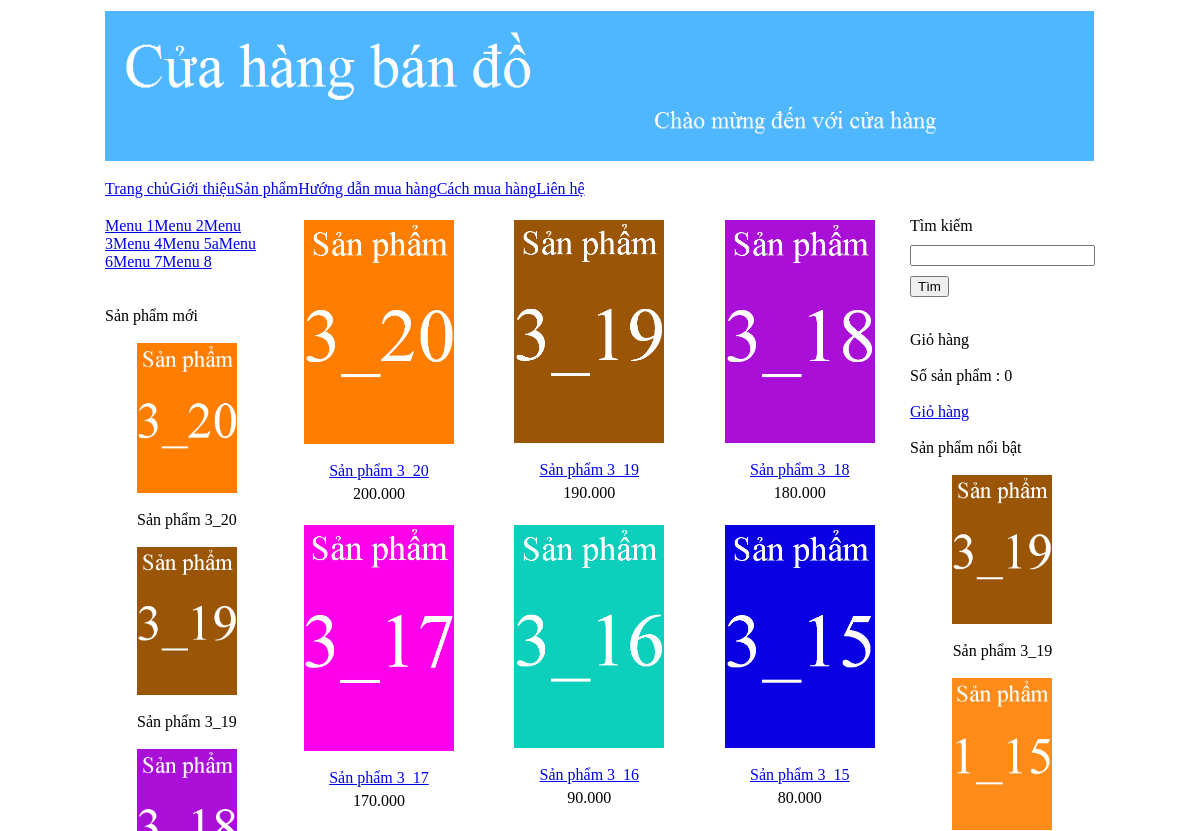
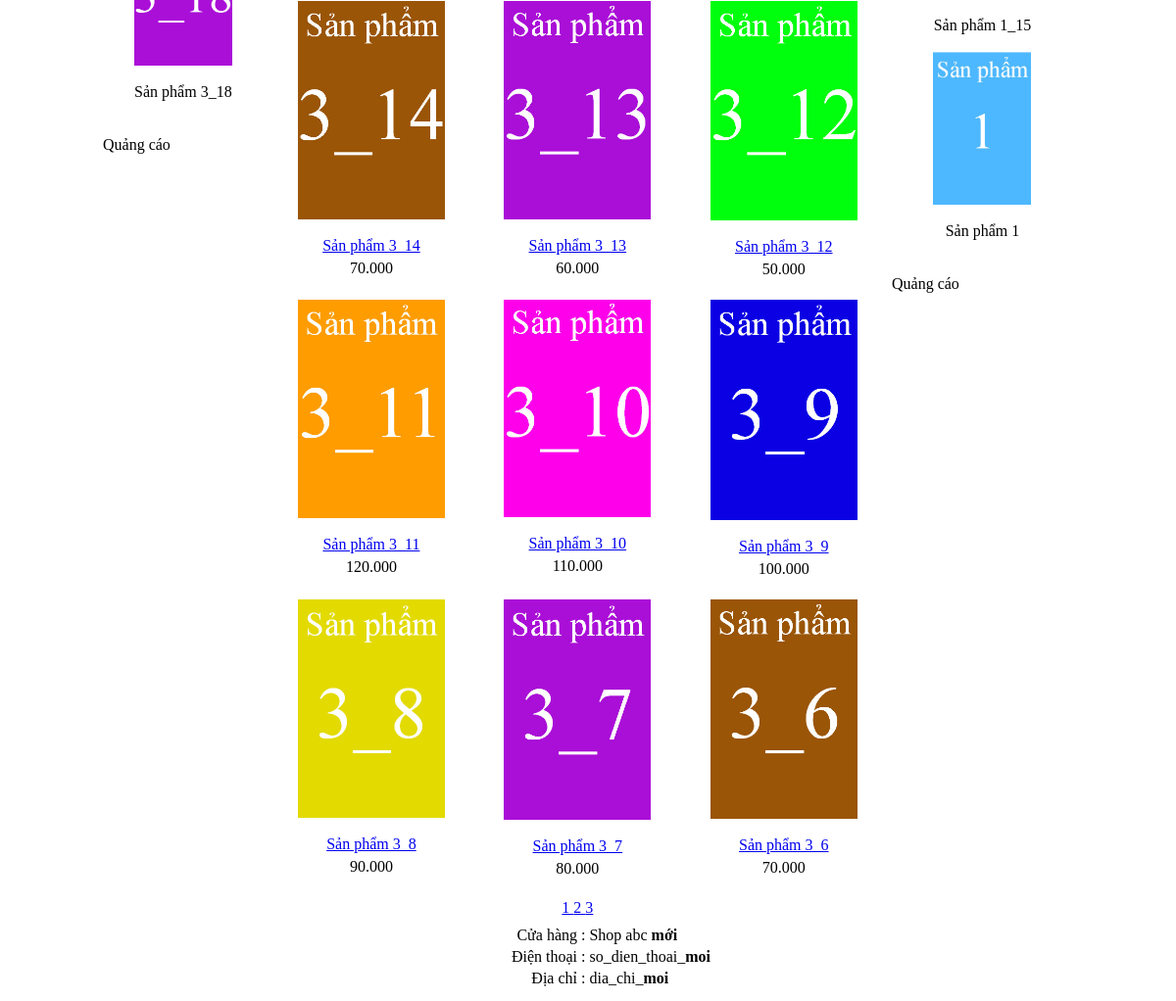
Page /ban_hang/index.php?thamso=xuat_san_pham_2 on the committed database (2 pictures, top to bottom).
### tables this page shows
CREATE TABLE IF NOT EXISTS `banner` (
  `id` int(11) NOT NULL AUTO_INCREMENT,
  `hinh` varchar(256) NOT NULL,
  `rong` varchar(256) NOT NULL,
  `cao` varchar(256) NOT NULL,
  PRIMARY KEY (`id`)
);

CREATE TABLE IF NOT EXISTS `menu_ngang` (
  `id` int(11) NOT NULL AUTO_INCREMENT,
  `ten` varchar(256) NOT NULL,
  `noi_dung` mediumtext NOT NULL,
  `loai_menu` varchar(256) NOT NULL,
  PRIMARY KEY (`id`)
);

CREATE TABLE IF NOT EXISTS `menu_doc` (
  `id` int(11) NOT NULL AUTO_INCREMENT,
  `ten` varchar(256) NOT NULL,
  PRIMARY KEY (`id`)
);

CREATE TABLE IF NOT EXISTS `san_pham` (
  `id` int(11) NOT NULL AUTO_INCREMENT,
  `ten` varchar(256) NOT NULL,
  `gia` int(255) NOT NULL,
  `hinh_anh` varchar(256) NOT NULL,
  `noi_dung` mediumtext NOT NULL,
  `thuoc_menu` int(255) NOT NULL,
  `noi_bat` varchar(256) NOT NULL,
  `trang_chu` varchar(256) NOT NULL,
  `sap_xep_trang_chu` int(255) NOT NULL,
  PRIMARY KEY (`id`)
);

CREATE TABLE IF NOT EXISTS `footer` (
  `id` int(11) NOT NULL AUTO_INCREMENT,
  `html` mediumtext NOT NULL,
  PRIMARY KEY (`id`)
);

### ban_hang/chuc_nang/san_pham/xuat_toan_bo_san_pham.php (the view)
<?php
	$so_du_lieu=15;
	$tv="select count(*) from san_pham";
	$tv_1=mysql_query($tv);
	$tv_2=mysql_fetch_array($tv_1);
	$so_trang=ceil($tv_2[0]/$so_du_lieu);
	if(!isset($_GET['trang'])){$vtbd=0;}else{$vtbd=($_GET['trang']-1)*$so_du_lieu;}
	$tv="select id,ten,gia,hinh_anh,thuoc_menu from san_pham order by id desc limit $vtbd,$so_du_lieu";
	$tv_1=mysql_query($tv);
	echo "<table>";
	while($tv_2=mysql_fetch_array($tv_1))
	{
		echo "<tr>";
			for($i=1;$i<=3;$i++)
			{
				echo "<td align='center' width='215px' valign='top' >";
					if($tv_2!=false)
					{
						$link_anh="hinh_anh/san_pham/".$tv_2['hinh_anh'];
						$link_chi_tiet="?thamso=chi_tiet_san_pham&id=".$tv_2['id'];
						$gia=$tv_2['gia'];
						$gia=number_format($gia,0,",",".");
						echo "<a href='$link_chi_tiet' >";
							echo "<img src='$link_anh' width='150px' >";
						echo "</a>";
						echo "<br>";
						echo "<br>";
						echo "<a href='$link_chi_tiet' >";
							echo $tv_2['ten'];
						echo "</a>";
						echo "<div style='margin-top:5px' >";
						echo $gia;
						echo "</div>";
						echo "<br>";
					}
					else
					{
						echo "&nbsp;";
					}
				echo "</td>";
				if($i!=3)
				{
					$tv_2=mysql_fetch_array($tv_1);
				}
			}
		echo "</tr>";
	}
	echo "<tr>";
		echo "<td colspan='3' align='center' >";
			echo "<div class='phan_trang' >";
				for($i=1;$i<=$so_trang;$i++)
				{
					$link="?thamso=xuat_san_pham_2&trang=".$i;
					echo "<a href='$link' >";
						echo $i;echo " ";
					echo "</a>";
				}
			echo "</div>";
		echo "</td>";
	echo "</tr>";
	echo "</table>";
?>

### ban_hang/chuc_nang/banner/banner.php
<?php
	$tv="select * from banner limit 0,1";
	$tv_1=mysql_query($tv);
	$tv_2=mysql_fetch_array($tv_1);
	$link_hinh="hinh_anh/banner/".$tv_2['hinh'];
	echo "<img src='".$link_hinh."' width='".$tv_2['rong']."' height='".$tv_2['cao']."' >";
?>

### ban_hang/chuc_nang/menu_ngang/menu_ngang.php
<?php
	$tv="select id,ten,loai_menu from menu_ngang order by id";
	$tv_1=mysql_query($tv);
	echo "<div class='menu_ngang' >";
	echo "<a href='index.php'>Trang chủ</a>";
	while($tv_2=mysql_fetch_array($tv_1))
	{
		if($tv_2['loai_menu']==""){$link_menu="?thamso=xuat_mot_tin&id=".$tv_2['id'];}
		if($tv_2['loai_menu']=="san_pham"){$link_menu="?thamso=xuat_san_pham_2";}
		echo "<a href='$link_menu'>";
			echo $tv_2['ten'];
		echo "</a>";
	}
	echo "</div>";
?>

### ban_hang/chuc_nang/menu_doc/menu_doc.php
<?php
	$tv="select * from menu_doc order by id";
	$tv_1=mysql_query($tv);
	echo "<div class='menu_doc' >";
	while($tv_2=mysql_fetch_array($tv_1))
	{
		$link="?thamso=xuat_san_pham&id=".$tv_2['id'];
		echo "<a href='$link'>";
			echo $tv_2['ten'];
		echo "</a>";
	}
	echo "</div>";
?>

### ban_hang/chuc_nang/san_pham/moi.php
<br><br>
Sản phẩm mới <br><br>
<center>
	<?php
		$tv="select id,ten,hinh_anh from san_pham order by id desc limit 0,3";
		$tv_1=mysql_query($tv);
		while($tv_2=mysql_fetch_array($tv_1))
		{
			$link_anh="hinh_anh/san_pham/".$tv_2['hinh_anh'];
			$link_chi_tiet="?thamso=chi_tiet_san_pham&id=".$tv_2['id'];
			echo "<a href='$link_chi_tiet' >";
				echo "<img src='$link_anh' width='100px' >";
			echo "</a>";
			echo "<br><br>";
			echo $tv_2['ten'];
			echo "<br>";
			echo "<br>";
		}
	?>
</center>

### ban_hang/chuc_nang/san_pham/noi_bat.php
<br><br>
Sản phẩm nổi bật <br><br>
<center>
	<?php
		$tv="select id,ten,hinh_anh from san_pham where noi_bat='co' order by id desc limit 0,3";
		$tv_1=mysql_query($tv);
		while($tv_2=mysql_fetch_array($tv_1))
		{
			$link_anh="hinh_anh/san_pham/".$tv_2['hinh_anh'];
			$link_chi_tiet="?thamso=chi_tiet_san_pham&id=".$tv_2['id'];
			echo "<a href='$link_chi_tiet' >";
				echo "<img src='$link_anh' width='100px' >";
			echo "</a>";
			echo "<br><br>";
			echo $tv_2['ten'];
			echo "<br>";
			echo "<br>";
		}
	?>
</center>

### ban_hang/chuc_nang/footer/footer.php
<?php
	$tv="select * from footer limit 0,1";
	$tv_1=mysql_query($tv);
	$tv_2=mysql_fetch_array($tv_1);
	echo $tv_2['html'];
?>

### rows in the picture
banner: hinh (picture)
menu_ngang: ten "Giới thiệu"
menu_ngang: ten "Sản phẩm"
menu_ngang: ten "Hướng dẫn mua hàng"
menu_ngang: ten "Cách mua hàng"
menu_ngang: ten "Liên hệ"
menu_doc: ten "Menu 1"
menu_doc: ten "Menu 2"
menu_doc: ten "Menu 3"
menu_doc: ten "Menu 4"
menu_doc: ten "Menu 5a"
menu_doc: ten "Menu 6"
menu_doc: ten "Menu 7"
menu_doc: ten "Menu 8"
san_pham: hinh_anh (picture), ten "Sản phẩm 3_20", gia "200.000"
san_pham: hinh_anh (picture), ten "Sản phẩm 3_19", gia "190.000"
san_pham: hinh_anh (picture), ten "Sản phẩm 3_18", gia "180.000"
san_pham: hinh_anh (picture), ten "Sản phẩm 3_17", gia "170.000"
san_pham: hinh_anh (picture), ten "Sản phẩm 3_16", gia "90.000"
san_pham: hinh_anh (picture), ten "Sản phẩm 3_15", gia "80.000"
san_pham: hinh_anh (picture), ten "Sản phẩm 3_14", gia "70.000"
san_pham: hinh_anh (picture), ten "Sản phẩm 3_13", gia "60.000"
san_pham: hinh_anh (picture), ten "Sản phẩm 3_12", gia "50.000"
san_pham: hinh_anh (picture), ten "Sản phẩm 3_11", gia "120.000"
san_pham: hinh_anh (picture), ten "Sản phẩm 3_10", gia "110.000"
san_pham: hinh_anh (picture), ten "Sản phẩm 3_9", gia "100.000"
san_pham: hinh_anh (picture), ten "Sản phẩm 3_8", gia "90.000"
san_pham: hinh_anh (picture), ten "Sản phẩm 3_7", gia "80.000"
san_pham: hinh_anh (picture), ten "Sản phẩm 3_6", gia "70.000"
san_pham: hinh_anh (picture), ten "Sản phẩm 1_15"
san_pham: hinh_anh (picture), ten "Sản phẩm 1"
footer: html "Cửa hàng : Shop abc mới Điện thoại : so_dien_thoai_ moi Địa chỉ : dia_chi_ moi"

### other values in the picture
$so_luong "0"
